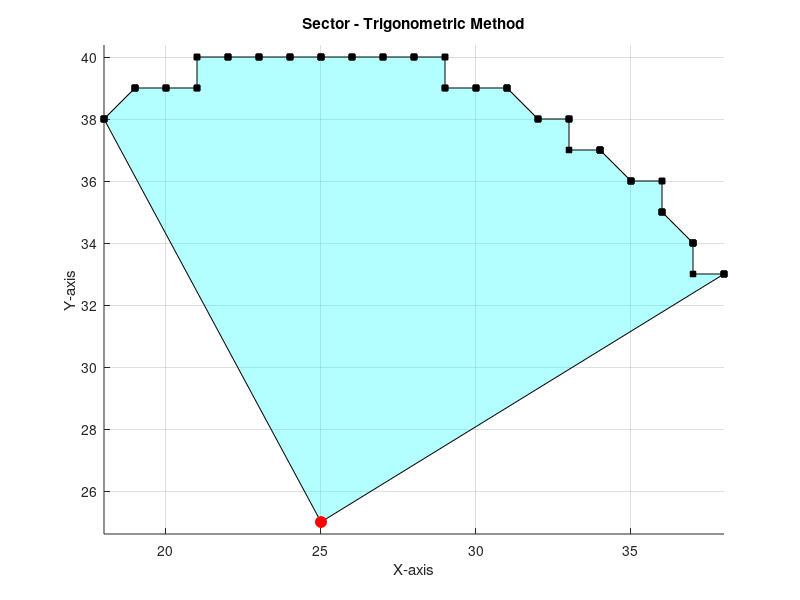

Write the MATLAB code that produced this figure.
clc; clear; close all;

CX = 25; CY = 25;
RADIUS = 15;
START_ANGLE = 30;
END_ANGLE = 120;
NUM_POINTS = 100;

figure;
hold on;
grid on;
axis equal;
title('Sector - Trigonometric Method');
xlabel('X-axis');
ylabel('Y-axis');

START_RAD = deg2rad(START_ANGLE);
END_RAD = deg2rad(END_ANGLE);
THETA = linspace(START_RAD, END_RAD, NUM_POINTS);
X_VALS = [];
Y_VALS = [];

for T = THETA
    X = round(CX + RADIUS * cos(T));
    Y = round(CY + RADIUS * sin(T));
    X_VALS = [X_VALS X];
    Y_VALS = [Y_VALS Y];
end

X_VALS = [X_VALS CX X_VALS(1)];
Y_VALS = [Y_VALS CY Y_VALS(1)];

fill(X_VALS, Y_VALS, 'c', 'FaceAlpha', 0.3);
plot(X_VALS, Y_VALS, 'ks', 'MarkerSize', 4, 'MarkerFaceColor', 'k');
plot(CX, CY, 'ro', 'MarkerSize', 8, 'MarkerFaceColor', 'r');
